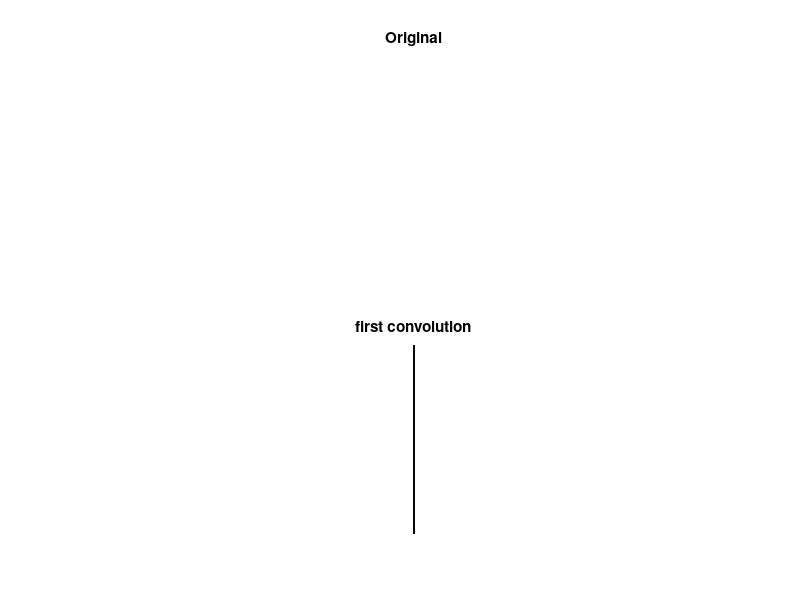

Recreate this plot in MATLAB.
% 1D signal
s1 = ones(64,1);
n_s1 = s1./sum(s1);

subplot(2,1,1); imshow (s1); title ("Original")
subplot(2,1,2); imshow (n_s1); title ("first convolution")